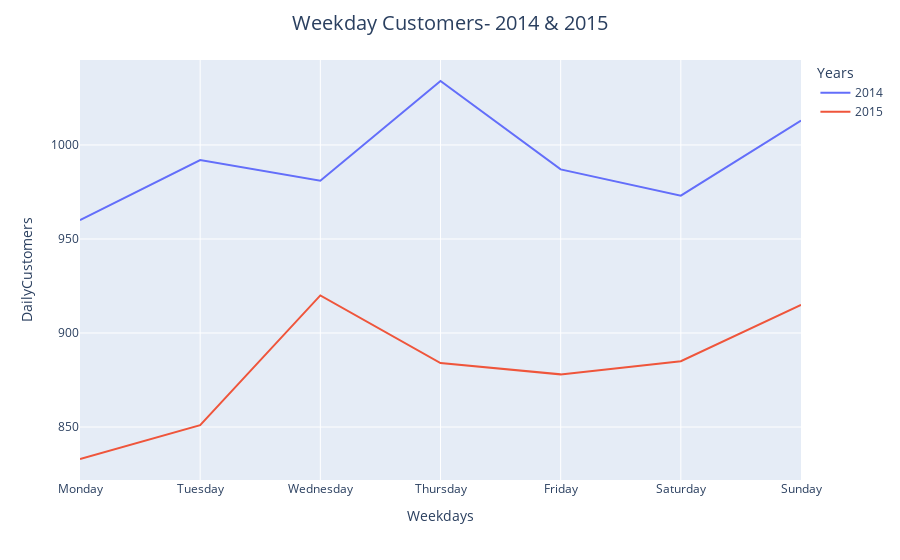

The notebook cell this image was saved under:
### Code cell
temp4= df.groupby(['Years','Weekdays'],as_index=False).agg(DailyCustomers=('Member_number','nunique'))

order_days=CategoricalDtype(['Monday','Tuesday','Wednesday','Thursday','Friday','Saturday','Sunday'])
temp4['Weekdays']=temp4['Weekdays'].astype(order_days)
temp4=temp4.sort_values(by='Weekdays')

fig=px.line(temp4,x='Weekdays',y='DailyCustomers',color='Years')
fig.update_layout(title_text='Weekday Customers- 2014 & 2015',title_x=0.5,
                 title={'font': {'size':20}})

### Figure 1 — Plotly figure (JSON) as saved in the notebook; plotly's stock layout.template omitted (floating-point values rounded to 4 significant figures)
{"data": [{"hovertemplate": "Years=2014<br>Weekdays=%{x}<br>DailyCustomers=%{y}<extra></extra>", "legendgroup": "2014", "line": {"color": "#636efa", "dash": "solid"}, "marker": {"symbol": "circle"}, "mode": "lines", "name": "2014", "orientation": "v", "showlegend": true, "type": "scatter", "x": ["Monday", "Tuesday", "Wednesday", "Thursday", "Friday", "Saturday", "Sunday"], "xaxis": "x", "y": [960, 992, 981, 1034, 987, 973, 1013], "yaxis": "y"}, {"hovertemplate": "Years=2015<br>Weekdays=%{x}<br>DailyCustomers=%{y}<extra></extra>", "legendgroup": "2015", "line": {"color": "#EF553B", "dash": "solid"}, "marker": {"symbol": "circle"}, "mode": "lines", "name": "2015", "orientation": "v", "showlegend": true, "type": "scatter", "x": ["Monday", "Tuesday", "Wednesday", "Thursday", "Friday", "Saturday", "Sunday"], "xaxis": "x", "y": [833, 851, 920, 884, 878, 885, 915], "yaxis": "y"}], "layout": {"legend": {"title": {"text": "Years"}, "tracegroupgap": 0}, "margin": {"t": 60}, "title": {"font": {"size": 20}, "text": "Weekday Customers- 2014 & 2015", "x": 0.5}, "xaxis": {"anchor": "y", "domain": [0, 1], "title": {"text": "Weekdays"}}, "yaxis": {"anchor": "x", "domain": [0, 1], "title": {"text": "DailyCustomers"}}}}
